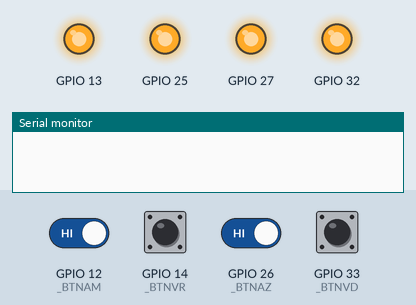
Recording of a program running on a simulated ESP32. Parts: output pins drawn as LEDs (lit = HIGH), the last lines printed to the serial monitor. Dashed ring = blinking. Inputs (shaded band) come from the test bench; at power-on: GPIO 12 (_BTNAM), GPIO 14 (_BTNVR), GPIO 26 (_BTNAZ), GPIO 33 (_BTNVD) HIGH. Random numbers use the default seed unless the program sets one.

Above: at 0.1 s.
At 1.7 s:
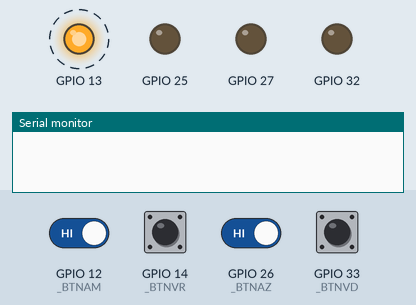
1.8 s: GPIO 12 (_BTNAM) driven LOW and GPIO 26 (_BTNAZ) driven LOW
At 3.9 s:
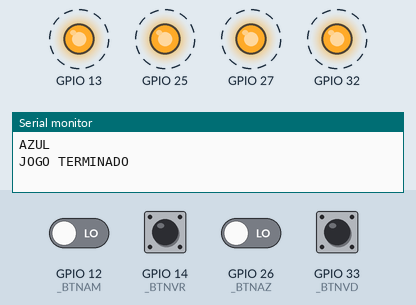
Timing chart, 0 to 10.8 s (numbered marks = the images above; inputs shaded):
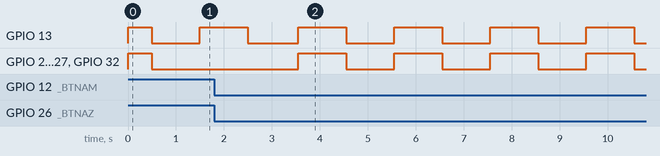

The program:

main.cpp
```cpp
#include <Arduino.h>
#include "button.hpp"
#include "led.hpp"
#include "main.hpp"

int rodada = 1;

int old[T_RODADAS] = {0};

Button btnVR(_BTNVR);
Button btnAZ(_BTNAZ);
Button btnVD(_BTNVD);
Button btnAM(_BTNAM);

Led ledVR(_LEDVR);
Led ledAZ(_LEDAZ);
Led ledVD(_LEDVD);
Led ledAM(_LEDAM);

void setup()
{
  Serial.begin(115200);

  btnVR.iniciar();
  btnAZ.iniciar();
  btnVD.iniciar();
  btnAM.iniciar();

  ledVR.iniciar();
  ledAZ.iniciar();
  ledVD.iniciar();
  ledAM.iniciar();

  ledVR.acender();
  ledAZ.acender();
  ledVD.acender();
  ledAM.acender();

  atraso(500);

  ledVR.apagar();
  ledAZ.apagar();
  ledVD.apagar();
  ledAM.apagar();
}

void loop()
{

  if (rodada < T_RODADAS)
  {
    atraso(1000);

    int *arr = gerarRodadas();

    for (int i = 0; i < rodada; i++)
    {
      digitalWrite(arr[i], HIGH);
      atraso(1000);
      digitalWrite(arr[i], LOW);
      atraso(1000);
    }

  if(game(arr)){
    rodada++;
    copiar(arr);
    atraso(1000);
  }else{
    rodada = T_RODADAS;
  }


  }else{
    Serial.println("JOGO TERMINADO");
    while (true){
      ledVR.acender();
      ledAZ.acender();
      ledVD.acender();
      ledAM.acender();

      atraso(1000);

      ledVR.apagar();
      ledAZ.apagar();
      ledVD.apagar();
      ledAM.apagar();

      atraso(1000);
    };
  }
}

bool game(int arr[]){

  for (int i = 0; i < rodada; i++)
  {
    CORES cor = buttonWait();
    if (arr[i] == cor)
    {
      if(cor == VERMELHO)
      {
        ledVR.acender(1000);
      }
      if (cor == AZUL)
      {
        ledAZ.acender(1000);
      }
      if (cor == VERDE)
      {
        ledVD.acender(1000);
      }
      if (cor == AMARELO)
      {
        ledAM.acender(1000);
      }
    }
    else
    {
      return false;
    }
    atraso(1000);
  }
  return true;
}

COR buttonWait()
{

  while (true)
  {
    if (btnVR.liberado())
    {
      Serial.println("\nVERMELHO");
      return VERMELHO;
    }
    if (btnVD.liberado())
    {
      Serial.println("\nVERDE");
      return VERDE;
    }
    if (btnAZ.liberado())
    {
      Serial.println("\nAZUL");
      return AZUL;
    }
    if (btnAM.liberado())
    {
      Serial.println("\nAMARELO");
      return AMARELO;
    }
  }
  return NENHUM;
}

void copiar(int v[])
{
  for (int i = 0; i < T_RODADAS; i++)
  {
    old[i] = v[i];
  }
}

int *gerarRodadas()
{
  static int arr[T_RODADAS] = {0};
  for (int i = 0; i < T_RODADAS; i++)
  {
    if (old[i] != 0)
    {
      arr[i] = old[i];
    }
    if (i < rodada)
    {
      if (arr[i] == 0)
      {
        arr[i] = getCores();
      }
    }
  }
  return arr;
}

int getCores()
{
  int r = random(0, 4);
  if (r == 0)
    return VERMELHO;
  if (r == 1)
    return AZUL;
  if (r == 2)
    return VERDE;
  if (r == 3)
    return AMARELO;
  return 0;
}

void atraso(int ms){
  const long timeNow = millis();
  while (millis() < timeNow + ms);
};
```

main.hpp
```cpp
#ifndef Main_h


#define _BTNVR 14 // VERMELHO
#define _LEDVR 27 // VERMELHO

#define _BTNAZ 26 // AZUL
#define _LEDAZ 25 // AZUL

#define _BTNVD 33 // VERDE
#define _LEDVD 32 // VERDE

#define _BTNAM 12 // AMARELO
#define _LEDAM 13 // AMARELO

#define T_RODADAS 5

typedef enum CORES
{
  VERMELHO = _LEDVR,
  AZUL = _LEDAZ,
  VERDE = _LEDVD,
  AMARELO = _LEDAM,
  NENHUM
} COR;

int *gerarRodadas();
int getCores();
void verRodadas(int ant[], int atu[]);
void copiar(int v[]);
COR buttonWait();
void atraso(int ms);
bool game(int arr[]);

#endif
```

Measured:
- after the input at 1.8 s, GPIO 25, GPIO 27, GPIO 32: alternates HIGH for 1.0 s and LOW for 1.0 s, starting after 1.8 s
- by itself, GPIO 13: alternates HIGH for 1.0 s and LOW for 1.0 s
